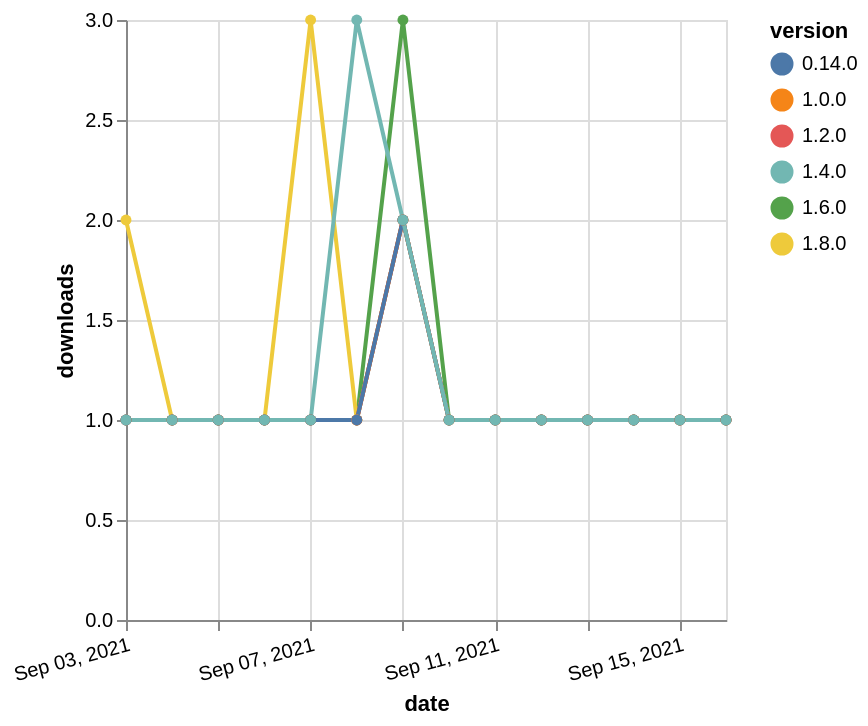

The specification (Vega-Lite) saved for this image:
### Vega-Lite specification from a JSON file in a GitHub repository (floating-point values rounded to 4 significant figures)
{"$schema": "https://vega.github.io/schema/vega-lite/v5.json", "description": "A simple bar chart with embedded data.", "data": {"values": [{"date": "2021-09-03", "total": 245, "delta": 1, "version": "1.6.0"}, {"date": "2021-09-04", "total": 246, "delta": 1, "version": "1.6.0"}, {"date": "2021-09-05", "total": 247, "delta": 1, "version": "1.6.0"}, {"date": "2021-09-06", "total": 248, "delta": 1, "version": "1.6.0"}, {"date": "2021-09-07", "total": 249, "delta": 1, "version": "1.6.0"}, {"date": "2021-09-08", "total": 250, "delta": 1, "version": "1.6.0"}, {"date": "2021-09-09", "total": 253, "delta": 3, "version": "1.6.0"}, {"date": "2021-09-10", "total": 254, "delta": 1, "version": "1.6.0"}, {"date": "2021-09-11", "total": 255, "delta": 1, "version": "1.6.0"}, {"date": "2021-09-12", "total": 256, "delta": 1, "version": "1.6.0"}, {"date": "2021-09-13", "total": 257, "delta": 1, "version": "1.6.0"}, {"date": "2021-09-14", "total": 258, "delta": 1, "version": "1.6.0"}, {"date": "2021-09-15", "total": 259, "delta": 1, "version": "1.6.0"}, {"date": "2021-09-16", "total": 260, "delta": 1, "version": "1.6.0"}, {"date": "2021-09-03", "total": 138, "delta": 2, "version": "1.8.0"}, {"date": "2021-09-04", "total": 139, "delta": 1, "version": "1.8.0"}, {"date": "2021-09-05", "total": 140, "delta": 1, "version": "1.8.0"}, {"date": "2021-09-06", "total": 141, "delta": 1, "version": "1.8.0"}, {"date": "2021-09-07", "total": 144, "delta": 3, "version": "1.8.0"}, {"date": "2021-09-08", "total": 145, "delta": 1, "version": "1.8.0"}, {"date": "2021-09-09", "total": 147, "delta": 2, "version": "1.8.0"}, {"date": "2021-09-10", "total": 148, "delta": 1, "version": "1.8.0"}, {"date": "2021-09-11", "total": 149, "delta": 1, "version": "1.8.0"}, {"date": "2021-09-12", "total": 150, "delta": 1, "version": "1.8.0"}, {"date": "2021-09-13", "total": 151, "delta": 1, "version": "1.8.0"}, {"date": "2021-09-14", "total": 152, "delta": 1, "version": "1.8.0"}, {"date": "2021-09-15", "total": 153, "delta": 1, "version": "1.8.0"}, {"date": "2021-09-16", "total": 154, "delta": 1, "version": "1.8.0"}, {"date": "2021-09-03", "total": 236, "delta": 1, "version": "1.0.0"}, {"date": "2021-09-04", "total": 237, "delta": 1, "version": "1.0.0"}, {"date": "2021-09-05", "total": 238, "delta": 1, "version": "1.0.0"}, {"date": "2021-09-06", "total": 239, "delta": 1, "version": "1.0.0"}, {"date": "2021-09-07", "total": 240, "delta": 1, "version": "1.0.0"}, {"date": "2021-09-08", "total": 241, "delta": 1, "version": "1.0.0"}, {"date": "2021-09-09", "total": 243, "delta": 2, "version": "1.0.0"}, {"date": "2021-09-10", "total": 244, "delta": 1, "version": "1.0.0"}, {"date": "2021-09-11", "total": 245, "delta": 1, "version": "1.0.0"}, {"date": "2021-09-12", "total": 246, "delta": 1, "version": "1.0.0"}, {"date": "2021-09-13", "total": 247, "delta": 1, "version": "1.0.0"}, {"date": "2021-09-14", "total": 248, "delta": 1, "version": "1.0.0"}, {"date": "2021-09-15", "total": 249, "delta": 1, "version": "1.0.0"}, {"date": "2021-09-16", "total": 250, "delta": 1, "version": "1.0.0"}, {"date": "2021-09-03", "total": 228, "delta": 1, "version": "1.2.0"}, {"date": "2021-09-04", "total": 229, "delta": 1, "version": "1.2.0"}, {"date": "2021-09-05", "total": 230, "delta": 1, "version": "1.2.0"}, {"date": "2021-09-06", "total": 231, "delta": 1, "version": "1.2.0"}, {"date": "2021-09-07", "total": 232, "delta": 1, "version": "1.2.0"}, {"date": "2021-09-08", "total": 233, "delta": 1, "version": "1.2.0"}, {"date": "2021-09-09", "total": 235, "delta": 2, "version": "1.2.0"}, {"date": "2021-09-10", "total": 236, "delta": 1, "version": "1.2.0"}, {"date": "2021-09-11", "total": 237, "delta": 1, "version": "1.2.0"}, {"date": "2021-09-12", "total": 238, "delta": 1, "version": "1.2.0"}, {"date": "2021-09-13", "total": 239, "delta": 1, "version": "1.2.0"}, {"date": "2021-09-14", "total": 240, "delta": 1, "version": "1.2.0"}, {"date": "2021-09-15", "total": 241, "delta": 1, "version": "1.2.0"}, {"date": "2021-09-16", "total": 242, "delta": 1, "version": "1.2.0"}, {"date": "2021-09-03", "total": 318, "delta": 1, "version": "0.14.0"}, {"date": "2021-09-04", "total": 319, "delta": 1, "version": "0.14.0"}, {"date": "2021-09-05", "total": 320, "delta": 1, "version": "0.14.0"}, {"date": "2021-09-06", "total": 321, "delta": 1, "version": "0.14.0"}, {"date": "2021-09-07", "total": 322, "delta": 1, "version": "0.14.0"}, {"date": "2021-09-08", "total": 323, "delta": 1, "version": "0.14.0"}, {"date": "2021-09-09", "total": 325, "delta": 2, "version": "0.14.0"}, {"date": "2021-09-10", "total": 326, "delta": 1, "version": "0.14.0"}, {"date": "2021-09-11", "total": 327, "delta": 1, "version": "0.14.0"}, {"date": "2021-09-12", "total": 328, "delta": 1, "version": "0.14.0"}, {"date": "2021-09-13", "total": 329, "delta": 1, "version": "0.14.0"}, {"date": "2021-09-14", "total": 330, "delta": 1, "version": "0.14.0"}, {"date": "2021-09-15", "total": 331, "delta": 1, "version": "0.14.0"}, {"date": "2021-09-16", "total": 332, "delta": 1, "version": "0.14.0"}, {"date": "2021-09-03", "total": 197, "delta": 1, "version": "1.4.0"}, {"date": "2021-09-04", "total": 198, "delta": 1, "version": "1.4.0"}, {"date": "2021-09-05", "total": 199, "delta": 1, "version": "1.4.0"}, {"date": "2021-09-06", "total": 200, "delta": 1, "version": "1.4.0"}, {"date": "2021-09-07", "total": 201, "delta": 1, "version": "1.4.0"}, {"date": "2021-09-08", "total": 204, "delta": 3, "version": "1.4.0"}, {"date": "2021-09-09", "total": 206, "delta": 2, "version": "1.4.0"}, {"date": "2021-09-10", "total": 207, "delta": 1, "version": "1.4.0"}, {"date": "2021-09-11", "total": 208, "delta": 1, "version": "1.4.0"}, {"date": "2021-09-12", "total": 209, "delta": 1, "version": "1.4.0"}, {"date": "2021-09-13", "total": 210, "delta": 1, "version": "1.4.0"}, {"date": "2021-09-14", "total": 211, "delta": 1, "version": "1.4.0"}, {"date": "2021-09-15", "total": 212, "delta": 1, "version": "1.4.0"}, {"date": "2021-09-16", "total": 213, "delta": 1, "version": "1.4.0"}]}, "width": "container", "mark": {"type": "line", "point": {"filled": true}}, "encoding": {"x": {"field": "date", "type": "temporal", "timeUnit": "yearmonthdate", "title": "date", "axis": {"labelAngle": -15}}, "y": {"field": "delta", "type": "quantitative", "title": "downloads"}, "color": {"field": "version", "type": "nominal"}, "tooltip": {"field": "delta"}}}
